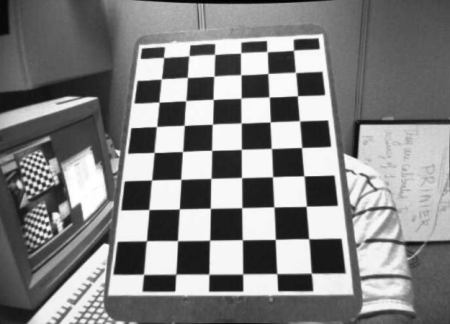
//> input picture cvFindChessboardCorners/asset/marker0.jpg, 450 x 324 px
$ ./main   (built with g++ and OpenCV 4)
//> lines starting //> are read from the running program, lines starting //| are printed output that depends on the picture; after the words box and inside, x2 and y2 are one past the last pixel; in counts of white or black regions, pixels touching at a corner belong together
//
//  main.cpp
//  cvFindChessboardCorners
//
//  Created by Zhao He on 4/27/15.
//  Copyright (c) 2015 Zhao He. All rights reserved.
//

#include <iostream>
#include <opencv2/core/core.hpp>
#include <opencv2/calib3d/calib3d.hpp>
#include <opencv2/highgui/highgui.hpp>
#include <opencv2/imgproc/imgproc.hpp>

using namespace std;
using namespace cv;

// download circle grid pattern at
// http://nerian.com/products/sp1-stereo-vision/patterns/

int main(int argc, const char * argv[])
{
    Mat img;
    Mat gray;
    vector<Point2f> corners;
    string img_file = "asset/marker0.jpg";
    Size patternsize = Size(6, 9);

    // 1. read image and convert to grayscale
    img = imread(img_file);
//> img is the input picture: 324 rows x 450 cols, CV_8UC3; min 0, max 255, mean 130.5
    if (!img.data) {
        cerr << "Image not found!" << endl;
        return -1;
    }
    cvtColor(img, gray, CV_RGB2GRAY);

    // 2. find corners in checkerboard
    bool patternfound = findChessboardCorners( gray, patternsize, corners,
                                  CV_CALIB_CB_ADAPTIVE_THRESH | CV_CALIB_CB_FAST_CHECK | CV_CALIB_CB_NORMALIZE_IMAGE);
//> corners = 54 Points (x, y), first 12: [163.6, 57.48], [189.1, 55.62], [214.6, 54.3], [240.7, 52.83], [267, 51.53], [293.4, 50.3], [161.4, 78.85], [187.4, 77.36], [213.9, 76.31], [240.8, 74.7], [267.9, 73.4], [295.3, 72.24]; patternfound = true

    // 3. draw corners on the image
    namedWindow( "Window", WINDOW_AUTOSIZE );
    drawChessboardCorners(img, patternsize, Mat(corners), patternfound);
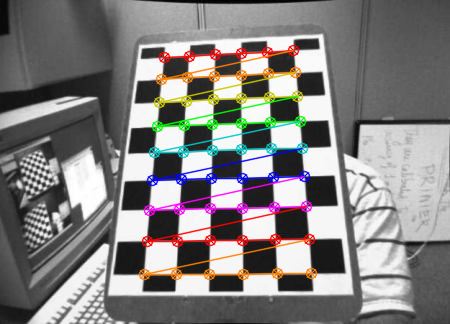
//> img: 324 rows x 450 cols, CV_8UC3; 8% of pixels changed, all inside (x1, y1, x2, y2) = (138, 44, 318, 281)
    imshow("Window", img);

    // 4. output center coordinates
    cout << patternfound << endl << endl;
//| 1
    for (auto c: corners) cout << c << endl;
//> this loop made 54 passes
//| [163.62, 57.4849]
//| [189.063, 55.6207]
//| [214.593, 54.2981]
//| [240.673, 52.8346]
//| [267.015, 51.5296]
//| [293.381, 50.3039]
//| [161.382, 78.8452]
//| [187.396, 77.3602]
//> (output is shown up to pass 8 of 54)

    waitKey();
    return 0;
}
